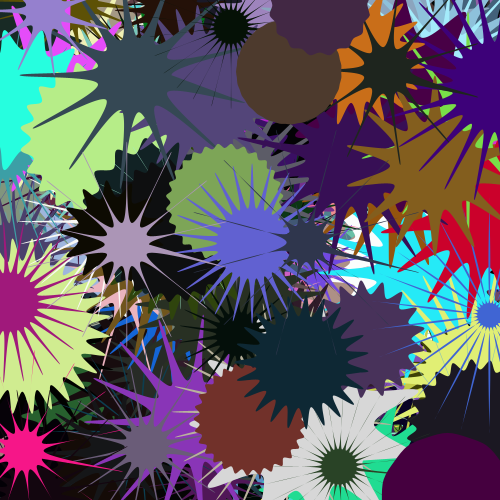
Frame 1 (no input)
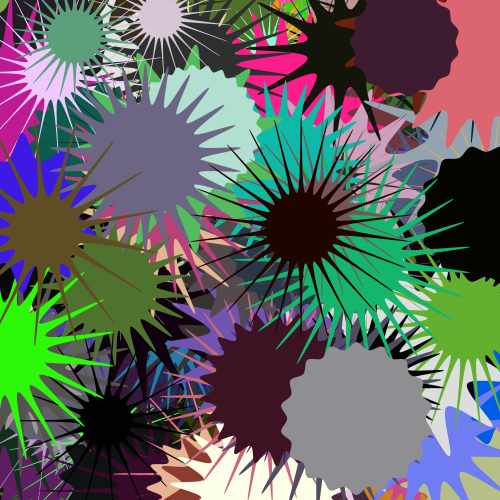
Frame 2 (the mouse pressed at the canvas centre, redrawn once)

The Processing sketch that drew these frames (run headless with seeded random() and noise(); the mouse was pressed at the canvas centre and the sketch redrawn once):

// Processing sketch: chapter8_5_1
// ── chapter8_5_1.pde
void setup() {
  colorMode(HSB, 360, 100, 100);
  size(500, 500);
  noLoop();
  noStroke();
}

void draw() {
  for(int i=0; i<500; i++) {
    fill(random(360), random(100), random(100));
    flower(random(500), random(500), random(10, 70), random(50, 120), int(random(10, 30)));
  }
}

void flower(float x, float y, float radius1, float radius2, int n) {
  float angle = TWO_PI / n;
  beginShape();
  for(float a=0; a<=TWO_PI+angle; a+= angle) {
    float sx = x+cos(a) * radius1;
    float sy = y+sin(a) * radius1;
    curveVertex(sx, sy);
    sx = x+cos(a+angle/2.0) * radius2;
    sy = y+sin(a+angle/2.0) * radius2;
    curveVertex(sx, sy);
  }
  endShape(CLOSE);
}
